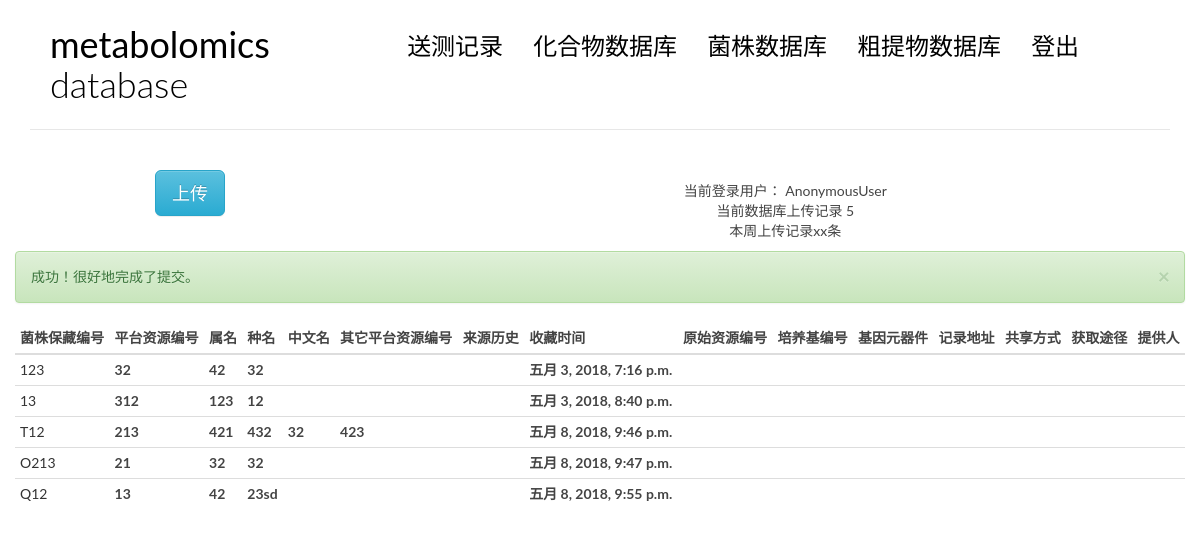
The app's page /bactalter/ with its own data.
### blog/models.py (models this page shows, shortened)
@python_2_unicode_compatible
class bact(models.Model):  #菌株
    bactnumber = models.CharField(max_length = 50) #菌株保藏编号
    sourcenum = models.CharField(max_length = 50) #平台资源编号
    genus = models.CharField(max_length = 200) #属名
    species = models.CharField(max_length = 200) #种名
    chinesename = models.CharField(max_length = 200, blank = True) #中文名
    othersourcenum = models.CharField(max_length = 100, blank = True) #其它平台资源编号
    history = models.CharField(max_length = 100, blank = True) #来源历史
    storetime = models.DateTimeField(auto_now_add=True,editable = True) #收藏时间
    orinumber = models.CharField(max_length = 20, blank = True)#原始资源编号
    mainuse = models.CharField(max_length = 200, blank = True)#主要用途
    danger = models.CharField(max_length = 50, blank = True)#生物危害程度
    hostname = models.CharField(max_length = 100, blank = True)#寄主名称
    ill = models.CharField(max_length = 100, blank = True) #致病名称
    tranroute = models.CharField(max_length = 100, blank = True) #传播途径
    media = models.CharField(max_length = 50, blank = True) #培养基编号
    mediatem = models.CharField(max_length = 10, blank = True) #培养基温度
    gene = models.CharField(max_length = 50, blank = True) # 基因元器件
    recadd = models.CharField(max_length = 100, blank = True)#记录地址
    shareme = models.CharField(max_length = 100, blank = True)#共享方式
    getmet = models.CharField(max_length = 100, blank = True) #获取途径
    callme = models.CharField(max_length = 30, blank = True)#联系方式
    mainkey = models.CharField(max_length = 100, blank = True)#源数据主键
    prod = models.CharField(max_length = 30, blank = True)#提供人
    didv = models.CharField(max_length = 30, blank = True)#分离人
    judge = models.CharField(max_length = 30, blank = True)#鉴定人
    genenumber = models.CharField(max_length = 50, blank = True)#基因序列注册号
    upload = models.ForeignKey(User, null = True)

### blog/bact.py (the view)
# urls.py: url(r'^bactalter/$', views.bactalter, name='bactalter'),
def bactalter(request):
    if request.method == 'GET':
        try:
            id = request.GET.get('id')
            bactnumber = request.GET.get('bactnumber')
            sourcenum = request.GET.get('sourcenum')
            genus = request.GET.get('genus')
            species = request.GET.get('species')
            chinesename = request.GET.get('chinesename')
            othersourcenum =  request.GET.get('othersourcenum')
            history = request.GET.get('history')
            orinumber = request.GET.get('orinumber')
            mainuse = request.GET.get('mainuse')
            danger = request.GET.get('danger')
            hostname = request.GET.get('hostname')
            ill =request.GET.get('ill')
            media =request.GET.get('media')
            mediatem =request.GET.get('mediatem')
            tranroute =request.GET.get('tranroute')
            gene =request.GET.get('gene')
            recadd =request.GET.get('recadd')
            shareme =request.GET.get('shareme')
            getmet =request.GET.get('getmet')
            callme =request.GET.get('callme')
            mainkey =request.GET.get('mainkey')
            prod =request.GET.get('prod')
            didv =request.GET.get('didv')
            judge =request.GET.get('judge')
            genenumber =request.GET.get('genenumber')
            infos = {
                'bactnumber' : bactnumber,
                'sourcenum' : sourcenum,
                'genus' : genus,
                'species' : species,
                'chinesename' : chinesename,
                'othersourcenum' : othersourcenum,
                'history' : history,
                'orinumber' : orinumber,
                'mainuse' : mainuse,
                'danger' : danger,
                'hostname' : hostname,
                'ill' : ill,
                'tranroute' : tranroute,
                'media' : media,
                'mediatem' : mediatem,
                'gene' : gene,
                'recadd' : recadd,
                'shareme' : shareme,
                'getmet' : getmet,
                'callme' : callme,
                'mainkey' : mainkey,
                'prod' : prod,
                'didv' : didv,
                'judge' : judge,
                'genenumber' : genenumber,
            }
            bact.objects.select_for_update().filter(id = id).update(**infos)
            return bactindex(request, msg = 0)
        except:
            return bactindex(request, msg = 1)

### blog/bact.py (called while the page is built)
def bactindex(request, msg = -1):
    lists = bact.objects.all()
    num = len(lists)
    return render(request, 'blog/bact.html', context = {'tests' : lists, 'msg' : msg, 'num': num} )

### templates/blog/bact.html (shortened to what this page needs)
{% extends 'base.html' %}
{%block main %}
<body>
            <div class="row">
                <div class="col-md-4 col-sm-5 col-xs-8">
                    <center>
                        <button class="btn btn-info btn-primary btn-lg" data-toggle="modal" data-target="#bactinput">
                            上传
                        </button>
                    </center>
                </div>
                <div class="col-md-8 col-sm-7 col-xs-4">
                    <nav class="main-nav" role="navigation">
                        <div class="collapse navbar-collapse" id="bs-example-navbar-collapse-1">
                            <ul class="list-unstyled text-center" >
                                <li>当前登录用户： {{request.user}}</li>
                                <li>当前数据库上传记录 {{num}}</li>
                                <li>本周上传记录xx条</li>
                            </ul>
                        </div>
                    </nav>
                </div>
            </div>
            <div class="col-md-12 col-sm-7 col-xs-4">
                    {% if msg == 0 %}
                    <div class="alert alert-success alert-dismissable">
                        <button type="button" class="close" data-dismiss="alert"
                                aria-hidden="true">
                            &times;
                        </button>
                        成功！很好地完成了提交。
                    </div>
                    {% endif %}
            <table class="table table-hover table-condensed">
                    <thead>
                        <tr>
                            <th>菌株保藏编号</th>
                            <th>平台资源编号</th>
                            <th>属名</th>
                            <th>种名</th>
                            <th>中文名</th>
                            <th>其它平台资源编号</th>
                            <th>来源历史</th>
                            <th>收藏时间</th>
                            <th>原始资源编号</th>
                            <th>培养基编号</th>
                            <th>基因元器件</th>
                            <th>记录地址</th>
                            <th>共享方式</th>
                            <th>获取途径</th>
                            <th>提供人</th>
                        </tr>
                    </thead>
                    <tbody>
                            {% for test in tests %}
                            {% if request.user == test.upload %}
                            <tr class="row1 success" id = "useajax" data-toggle="modal" data-target="#alter" data-whatever="{{test.id}}"
                            data-bactnumber = "{{test.bactnumber}}" data-sourcenum = "{{test.sourcenum}}" data-genus = "{{test.genus}}"
                            data-species = "{{test.species}}" data-chinesename = "{{test.chinesename}}" data-othersourcenum = "{{test.othersourcenum}}"
                            data-history = "{{test.history}}"  data-orinumber = "{{test.orinumber}}"
                            data-mainuse = "{{test.mainuse}}" data-danger = "{{test.danger}}"  data-hostname = "{{test.hostname}}"
                            data-ill = "{{test.ill}}"  data-tranroute = "{{test.tranroute}}"   data-media = "{{test.media}}"
                            data-mediatem = "{{test.mediatem}}" data-gene = "{{test.gene}}"  data-recadd = "{{test.recadd}}"
                            data-shareme = "{{test.shareme}}"  data-getmet = "{{test.getmet}}"  data-callme = "{{test.callme}}"
                            data-mainkey = "{{test.mainkey}}"  data-prod = "{{test.prod}}"  data-didv = "{{test.didv}}"
                            data-judge = "{{test.judge}}" data-genenumber = "{{test.genenumber}}">
                            {% else %}
                            <tr class="row1">
                            {% endif %}
                                    <td class = "field-bactnumber"><a href="{% url 'blog:bact2cru' test.id %}">{{test.bactnumber}}</a> </td>
                                    <th class = "field-sourcenum">{{test.sourcenum}}</th>
                                    <th class = "field-genus">{{test.genus}}</th>
                                    <th class = "field-species">{{test.species}}</th>
                                    <th class = "field-chinesename">{{test.chinesename}}</th>
                                    <th class = "field-othersourcenum">{{test.othersourcenum}}</th>
                                    <th class = "field-history">{{test.history}}</th>
                                    <th class = "field-storetimr">{{test.storetime}}</th>
                                    <th class = "field-orinumber">{{test.orinumber}}</th>
                                    <th class = "field-media">{{test.media}}</th>
                                    <th class = "field-gene">{{test.gene}}</th>
                                    <th class = "field-recadd">{{test.recadd}}</th>
                                    <th class = "field-shareme">{{test.shareme}}</th>
                                    <th class = "field-getmet">{{test.getmet}}</th>
                                    <th class = "field-prod">{{test.prod}}</th>
                            </tr>
                            {% empty %}
                              <div class="row1">null</div>
                            {% endfor %}
                    </tbody>
                </table>
                </div>
</body>
{% endblock main %}

### blog/static/blog/css/custom.css (style rules this page uses)
* { outline: none; }
a { color: #333; }
body { color: #444; font-family: 'Lato', sans-serif; }
.main-nav { margin-top: 11px; max-width: 95%; }

### records on screen
bact: bactnumber "123", sourcenum "32", genus "42", species "32", storetime "五月 3, 2018, 7:16 p.m."
bact: bactnumber "13", sourcenum "312", genus "123", species "12", storetime "五月 3, 2018, 8:40 p.m."
bact: bactnumber "T12", sourcenum "213", genus "421", species "432", chinesename "32", othersourcenum "423", storetime "五月 8, 2018, 9:46 p.m."
bact: bactnumber "O213", sourcenum "21", genus "32", species "32", storetime "五月 8, 2018, 9:47 p.m."
bact: bactnumber "Q12", sourcenum "13", genus "42", species "23sd", storetime "五月 8, 2018, 9:55 p.m."

### other values on screen
{{ request.user }} "AnonymousUser"
{{ num }} "5"
